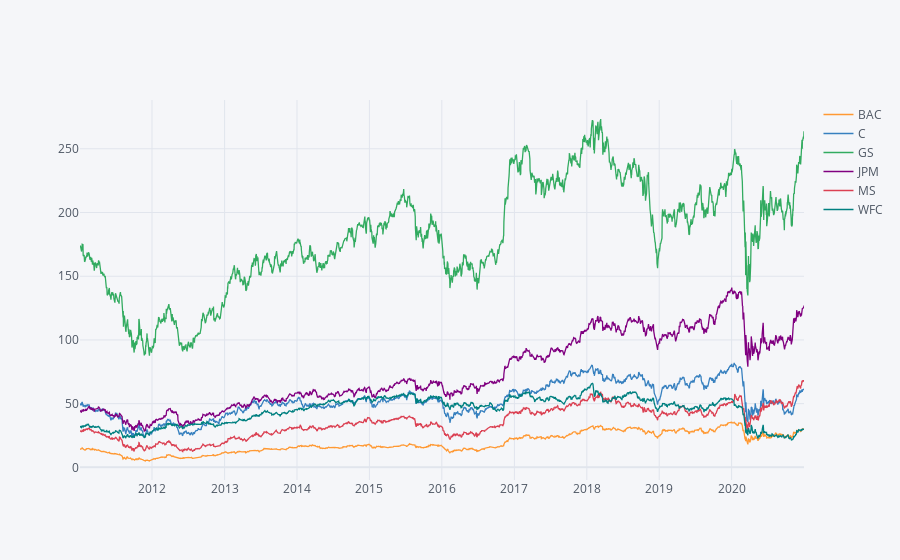

This figure's notebook cell:
### Code cell
# plotly
bank_stocks.xs(key='Close',axis=1,level='Stock Info').iplot()

### Figure 1 — Plotly figure (JSON) as saved in the notebook; plotly's stock layout.template omitted (floating-point values rounded to 4 significant figures; data arrays with more than 128 entries replaced by an {"elided": "..."} marker saying what was removed)
{"data": [{"line": {"color": "rgba(255, 153, 51, 1.0)", "dash": "solid", "shape": "linear", "width": 1.3}, "mode": "lines", "name": "BAC", "text": "", "type": "scatter", "x": {"elided": "2517 str values"}, "y": {"elided": "2517 float values"}}, {"line": {"color": "rgba(55, 128, 191, 1.0)", "dash": "solid", "shape": "linear", "width": 1.3}, "mode": "lines", "name": "C", "text": "", "type": "scatter", "x": {"elided": "2517 str values"}, "y": {"elided": "2517 float values"}}, {"line": {"color": "rgba(50, 171, 96, 1.0)", "dash": "solid", "shape": "linear", "width": 1.3}, "mode": "lines", "name": "GS", "text": "", "type": "scatter", "x": {"elided": "2517 str values"}, "y": {"elided": "2517 float values"}}, {"line": {"color": "rgba(128, 0, 128, 1.0)", "dash": "solid", "shape": "linear", "width": 1.3}, "mode": "lines", "name": "JPM", "text": "", "type": "scatter", "x": {"elided": "2517 str values"}, "y": {"elided": "2517 float values"}}, {"line": {"color": "rgba(219, 64, 82, 1.0)", "dash": "solid", "shape": "linear", "width": 1.3}, "mode": "lines", "name": "MS", "text": "", "type": "scatter", "x": {"elided": "2517 str values"}, "y": {"elided": "2517 float values"}}, {"line": {"color": "rgba(0, 128, 128, 1.0)", "dash": "solid", "shape": "linear", "width": 1.3}, "mode": "lines", "name": "WFC", "text": "", "type": "scatter", "x": {"elided": "2517 str values"}, "y": {"elided": "2517 float values"}}], "layout": {"legend": {"bgcolor": "#F5F6F9", "font": {"color": "#4D5663"}}, "paper_bgcolor": "#F5F6F9", "plot_bgcolor": "#F5F6F9", "title": {"font": {"color": "#4D5663"}}, "xaxis": {"gridcolor": "#E1E5ED", "showgrid": true, "tickfont": {"color": "#4D5663"}, "title": {"font": {"color": "#4D5663"}, "text": ""}, "zerolinecolor": "#E1E5ED"}, "yaxis": {"gridcolor": "#E1E5ED", "showgrid": true, "tickfont": {"color": "#4D5663"}, "title": {"font": {"color": "#4D5663"}, "text": ""}, "zerolinecolor": "#E1E5ED"}}}
